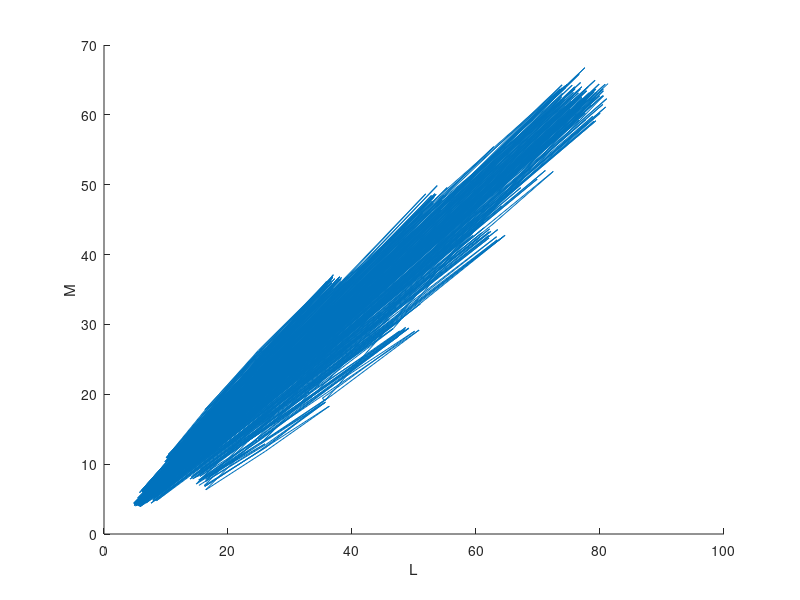
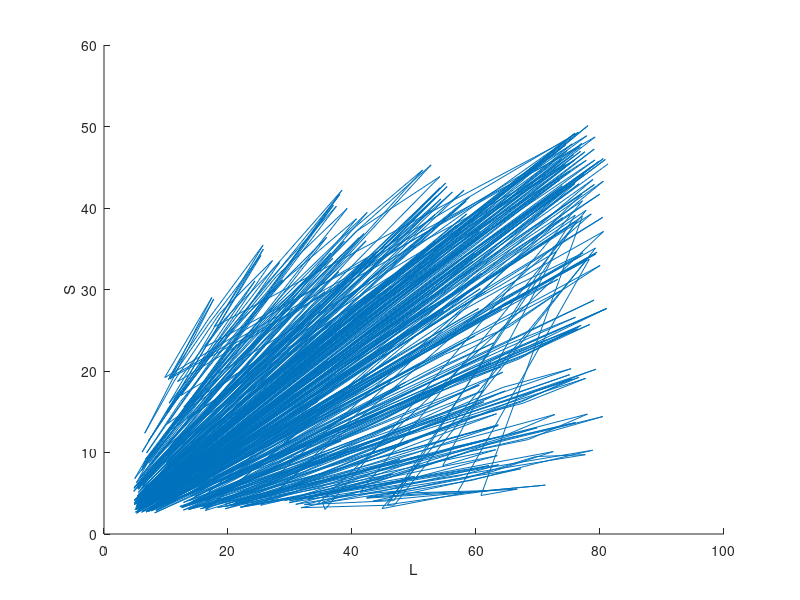
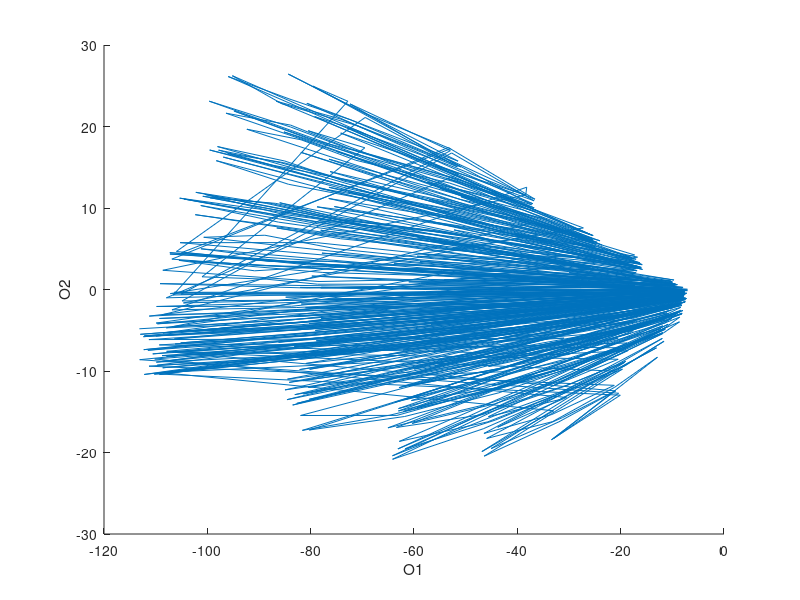
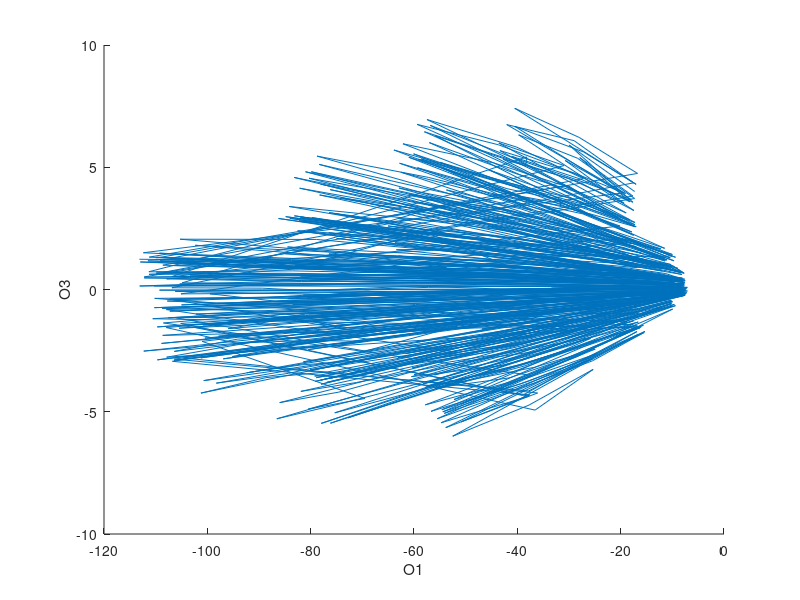

Source code (MATLAB) for these figures, in order:
%Zahi Kfir          200681476
%Haim Shalelashvili 200832780

function [ ] = Part2_Q5(  )
% Part2 Q5 a

load('munsell.mat');
load('cones.mat');

%% Part2 Q5 a
LMS = cones'* munsell;

figure('name','Part2_Q5: L Vs M');
hold all;
xlabel('L');
ylabel('M');
plot(LMS(1, :), LMS(2, :));

figure('name','Part2_Q5: L Vs S');
hold all;
xlabel('L');
ylabel('S');
plot(LMS(1, :), LMS(3, :));


%% Part2 Q5 b

LMSCovarianceMatrix = (LMS-mean(LMS(:))) * (LMS'-mean(LMS(:)))

[U,S,V] = svd(LMS);
OpponentSpace = U'*LMS;

figure('name','Part2_Q5: O1 Vs O2');
hold all;
xlabel('O1');
ylabel('O2');
plot(OpponentSpace(1, :), OpponentSpace(2, :));

figure('name','Part2_Q5: O1 Vs O3');
hold all;
xlabel('O1');
ylabel('O3');
plot(OpponentSpace(1, :), OpponentSpace(3, :));

%% Part2 Q5 c

OpponentSpaceCovarianceMatrix = ( OpponentSpace-mean(OpponentSpace(:)) ) * ( OpponentSpace'-mean(OpponentSpace(:)))



